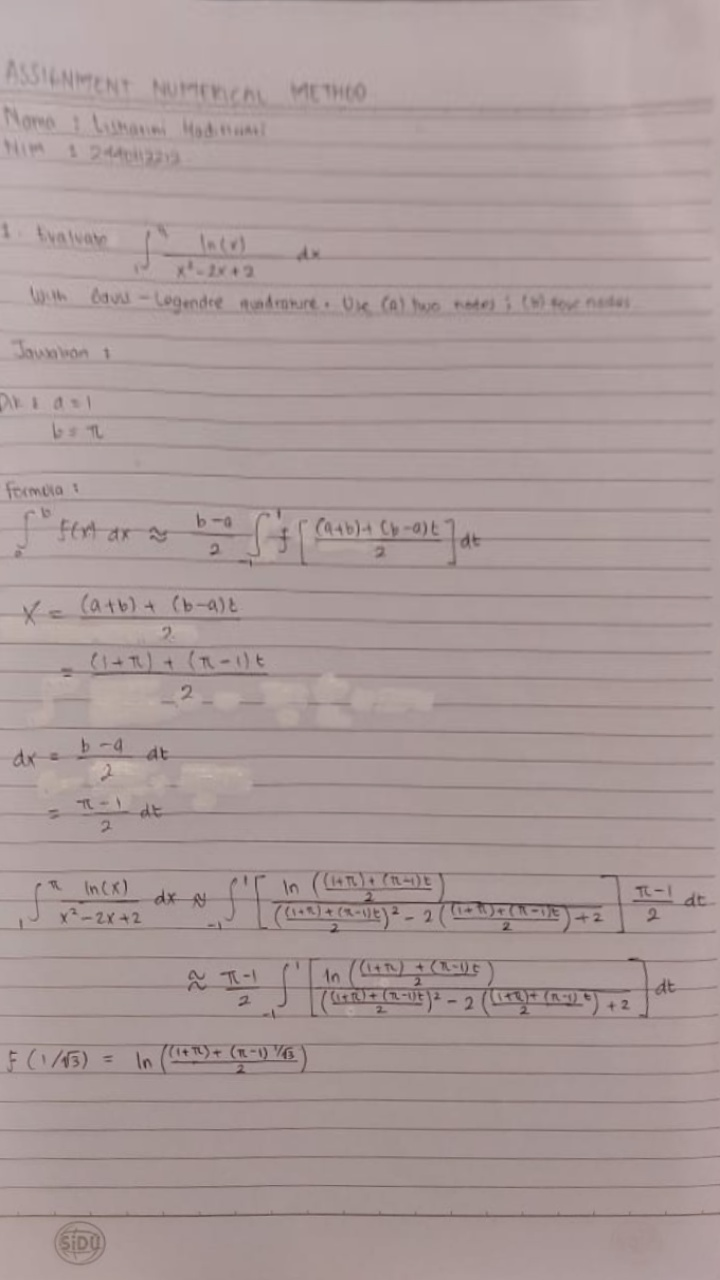
#> input picture Scanned/myImage0.jpg, 720 x 1280 px, given in place of the camera
$ python main.py
#> lines starting #> are read from the running program, lines starting #| are printed output that depends on the picture; after the words box and inside, x2 and y2 are one past the last pixel; in counts of white or black regions, pixels touching at a corner belong together
### utlis.py
import cv2
import numpy as np


## TO STACK ALL THE IMAGES IN ONE WINDOW
def stackImages(imgArray, scale, lables=[]):
    rows = len(imgArray)
    cols = len(imgArray[0])
    rowsAvailable = isinstance(imgArray[0], list)
    width = imgArray[0][0].shape[1]
    height = imgArray[0][0].shape[0]
    if rowsAvailable:
        for x in range(0, rows):
            for y in range(0, cols):
                imgArray[x][y] = cv2.resize(imgArray[x][y], (0, 0), None, scale, scale)
                if len(imgArray[x][y].shape) == 2: imgArray[x][y] = cv2.cvtColor(imgArray[x][y], cv2.COLOR_GRAY2BGR)
        imageBlank = np.zeros((height, width, 3), np.uint8)
        hor = [imageBlank] * rows
        hor_con = [imageBlank] * rows
        for x in range(0, rows):
            hor[x] = np.hstack(imgArray[x])
            hor_con[x] = np.concatenate(imgArray[x])
        ver = np.vstack(hor)
        ver_con = np.concatenate(hor)
    else:
        for x in range(0, rows):
            imgArray[x] = cv2.resize(imgArray[x], (0, 0), None, scale, scale)
            if len(imgArray[x].shape) == 2: imgArray[x] = cv2.cvtColor(imgArray[x], cv2.COLOR_GRAY2BGR)
        hor = np.hstack(imgArray)
        hor_con = np.concatenate(imgArray)
        ver = hor
    if len(lables) != 0:
        eachImgWidth = int(ver.shape[1] / cols)
        eachImgHeight = int(ver.shape[0] / rows)
        print(eachImgHeight)
        for d in range(0, rows):
            for c in range(0, cols):
                cv2.rectangle(ver, (c * eachImgWidth, eachImgHeight * d),
                              (c * eachImgWidth + len(lables[d]) * 13 + 27, 30 + eachImgHeight * d), (255, 255, 255),
                              cv2.FILLED)
                cv2.putText(ver,lables[d][c],(eachImgWidth*c+10,eachImgHeight*d+20),cv2.FONT_HERSHEY_COMPLEX,0.7,(255,0,255),2)

    return ver


# [12 lines left out: function reorder, not called in this run]


def biggestContour(contours):
    biggest = np.array([])
    max_area = 0
    for i in contours:
        area = cv2.contourArea(i)
        if area > 5000:
            peri = cv2.arcLength(i, True)
            approx = cv2.approxPolyDP(i, 0.02 * peri, True)
            if area > max_area and len(approx) == 4:
                biggest = approx
                max_area = area
    return biggest, max_area


# [7 lines left out: function drawRectangle, not called in this run]


def nothing(x):
    pass


def initializeTrackbars(intialTracbarVals=0):
    cv2.namedWindow("Trackbars")
    cv2.resizeWindow("Trackbars", 360, 240)
    cv2.createTrackbar("Threshold1", "Trackbars", 200, 255, nothing)
    cv2.createTrackbar("Threshold2", "Trackbars", 200, 255, nothing)


def valTrackbars():
    Threshold1 = cv2.getTrackbarPos("Threshold1", "Trackbars")
    Threshold2 = cv2.getTrackbarPos("Threshold2", "Trackbars")
    src = Threshold1, Threshold2
    return src

### main.py
import numpy as np
import cv2
import utlis

########################################################################
webCamFeed = False
cap = cv2.VideoCapture(0)
cap.set(10, 160)
heightImg = 1280
widthImg = 720
########################################################################

val = input("Do you want to use Camera ? (Y/N) \n")
#> the answer given: y
if val == 'Y' or val == 'y' :
    webCamFeed = True
elif val == 'N' or val == 'n':
    print("Put the image file in same folder as the exe")
    pathImage = input("Enter file name (EX:1.jpg) : ")

utlis.initializeTrackbars()
count = 0

while True:

    if webCamFeed:
        success, img = cap.read()
#> img is the input picture: shape (1280, 720, 3); mean B, G, R 152.6, 153.4, 169.4
    else:
        img = cv2.imread(pathImage)
    img = cv2.resize(img, (widthImg, heightImg))
    imgBlank = np.zeros((heightImg, widthImg, 3), np.uint8)
    imgGray = cv2.cvtColor(img, cv2.COLOR_BGR2GRAY)
    imgBlur = cv2.GaussianBlur(imgGray, (5, 5), 1)
    thres = utlis.valTrackbars()
    imgThreshold = cv2.Canny(imgBlur, thres[0], thres[1])
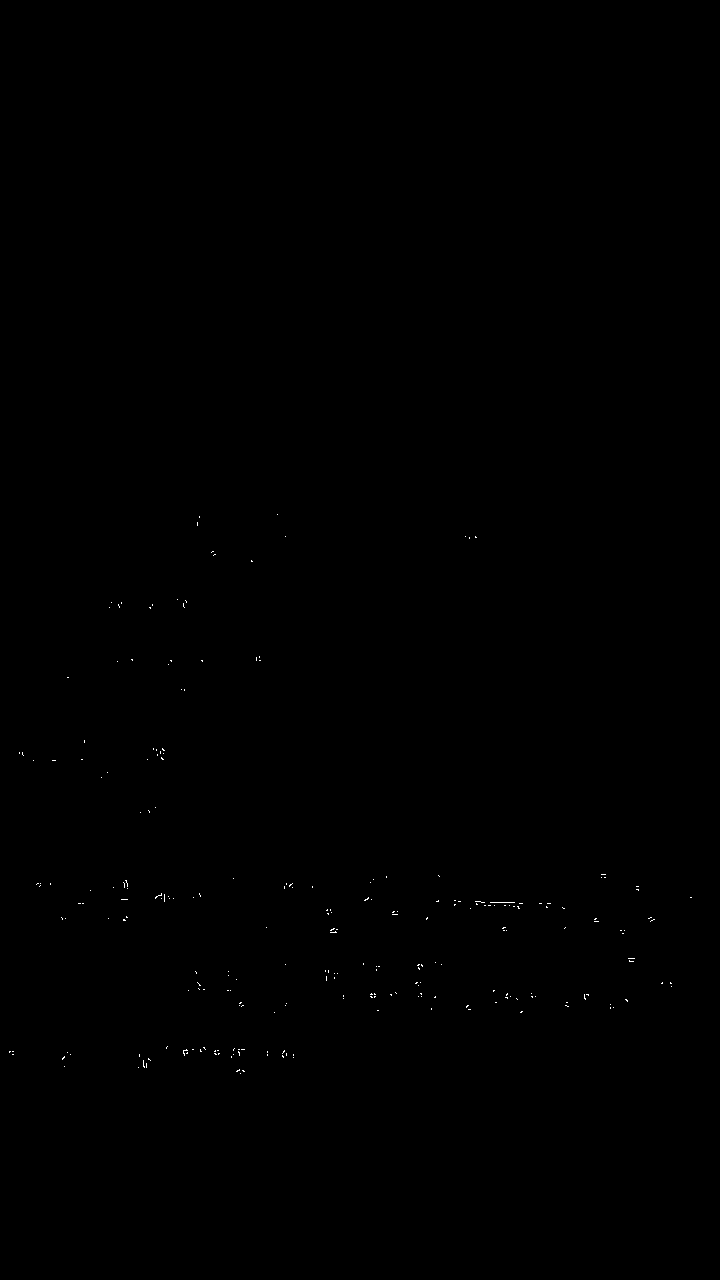
#> imgThreshold: shape (1280, 720); 0.08% white in thin lines or dots, all inside (x1, y1, x2, y2) = (9, 514, 692, 1074)
    kernel = np.ones((5, 5))
    imgDial = cv2.dilate(imgThreshold, kernel, iterations=2)
#> imgDial: shape (1280, 720); 1.8% white; 100 white regions, largest, box (x1, y1, x2, y2) and area: (466, 897, 527, 913) 756, (179, 1043, 224, 1060) 562, (143, 744, 169, 764) 413
    imgThreshold = cv2.erode(imgDial, kernel, iterations=1)
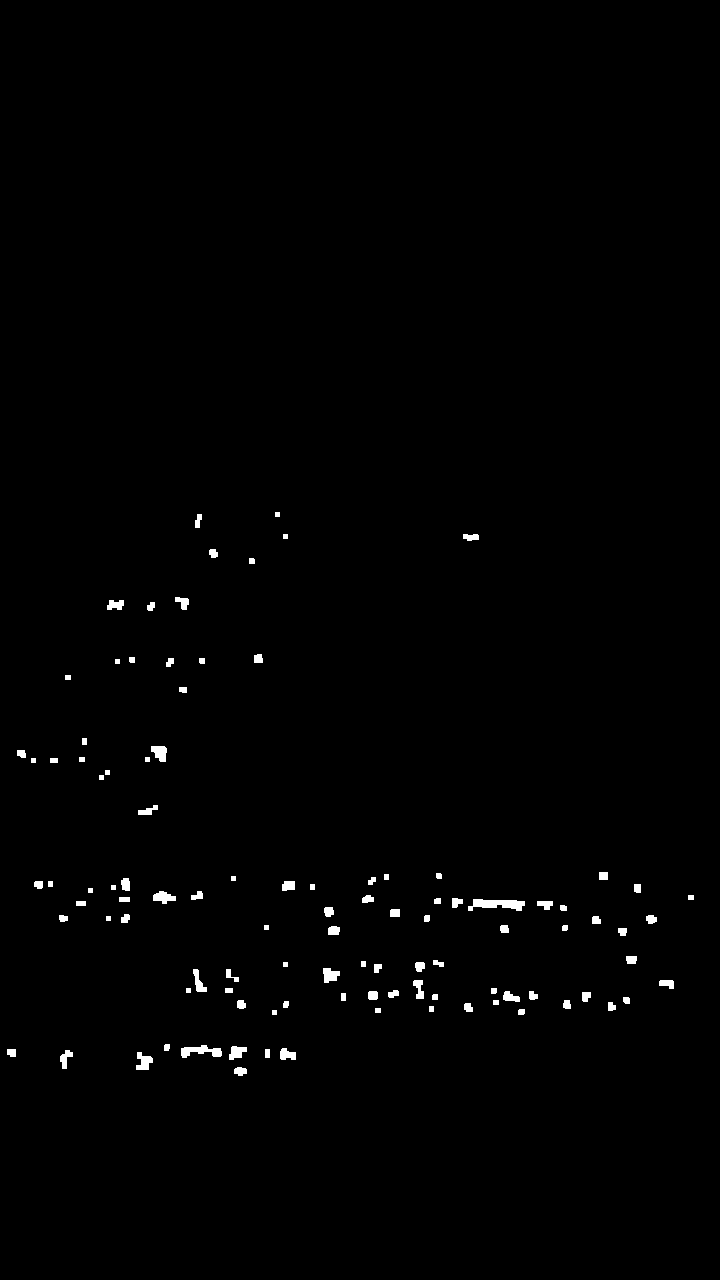
#> imgThreshold: shape (1280, 720); 0.8% white; 104 white regions

    ## FIND ALL COUNTOURS
    imgContours = img.copy()
    imgBigContour = img.copy()
    contours, hierarchy = cv2.findContours(imgThreshold, cv2.RETR_EXTERNAL,
                                           cv2.CHAIN_APPROX_SIMPLE)
#> contours = 104 contours, 15 with area under 20; largest, box (x1, y1, x2, y2) and area: (468, 899, 525, 911) 366, (181, 1045, 222, 1058) 244, (151, 746, 167, 762) 160, (136, 1052, 153, 1070) 159, (153, 891, 176, 904) 158
    cv2.drawContours(imgContours, contours, -1, (0, 255, 0), 10)
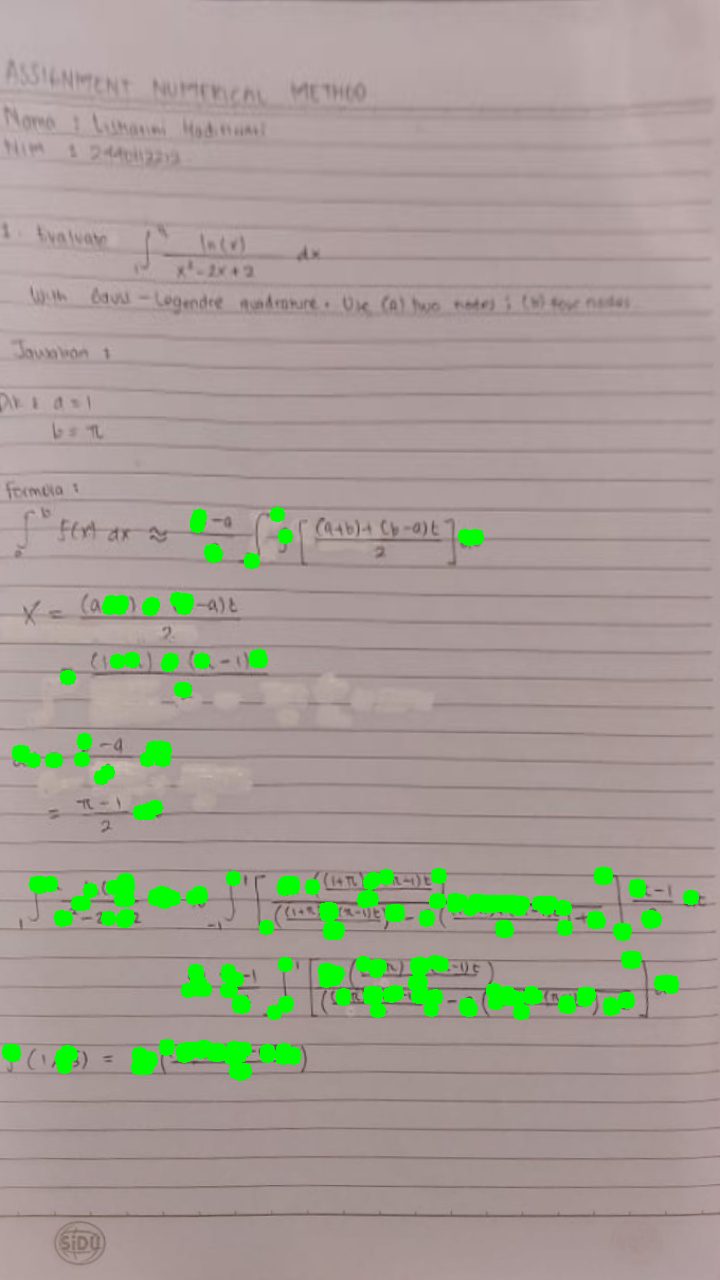
#> imgContours: shape (1280, 720, 3); 3.35% of pixels changed, all inside (x1, y1, x2, y2) = (2, 507, 699, 1081)

    # FIND THE BIGGEST COUNTOUR
    biggest, maxArea = utlis.biggestContour(contours)
#> the loop in biggestContour, `for i in contours:` made 104 passes
#> area on passes 1, 2, 3, 5, 6, 7, 8, 9, 11, 14, 15, 16: 73, 159, 104, 50.5, 117.5, 140.5, 244, 28, 29, 52.5, 45, 27
#> (i, area) on passes 4, 12, 13, 18, 22, 29: ([[265, 1049], [265, 1057], [269, 1057], [269, 1049]], 32), ([[375, 1008], [375, 1012], [380, 1012], [380, 1008]], 20), ([[429, 1006], [429, 1011], [433, 1011], [433, 1006]], 20), ([[493, 1000], [493, 1004], [498, 1004], [498, 1000]], 20), ([[341, 993], [341, 1000], [345, 1000], [345, 993]], 28), ([[225, 988], [225, 992], [232, 992], [232, 988]], 28)
#> after the loop in biggestContour, `for i in contours:`: biggest = empty array; max_area = 0
#> biggest = empty array; maxArea = 0
    if biggest.size != 0:
        biggest = utlis.reorder(biggest)
        cv2.drawContours(imgBigContour, biggest, -1, (0, 255, 0), 20)
        imgBigContour = utlis.drawRectangle(imgBigContour, biggest, 2)
        pts1 = np.float32(biggest)
        pts2 = np.float32([[0, 0], [widthImg, 0], [0, heightImg], [widthImg, heightImg]])
        matrix = cv2.getPerspectiveTransform(pts1, pts2)
        imgWarpColored = cv2.warpPerspective(img, matrix, (widthImg, heightImg))

        # REMOVE 20 PIXELS FORM EACH SIDE
        imgWarpColored = imgWarpColored[20:imgWarpColored.shape[0] - 20, 20:imgWarpColored.shape[1] - 20]
        imgWarpColored = cv2.resize(imgWarpColored, (widthImg, heightImg))

        # APPLY ADAPTIVE THRESHOLD
        imgWarpGray = cv2.cvtColor(imgWarpColored, cv2.COLOR_BGR2GRAY)
        imgAdaptiveThre = cv2.adaptiveThreshold(imgWarpGray, 255, 1, 1, 7, 2)
        imgAdaptiveThre = cv2.bitwise_not(imgAdaptiveThre)
        imgAdaptiveThre = cv2.medianBlur(imgAdaptiveThre, 3)

        # Image Array for Display
        imageArray = ([img, imgGray, imgThreshold, imgContours],
                      [imgBigContour, imgWarpColored, imgWarpGray, imgAdaptiveThre])

    else:
        imageArray = ([img, imgGray, imgThreshold, imgContours],
                      [imgBlank, imgBlank, imgBlank, imgBlank])

    # LABELS FOR DISPLAY
    lables = [["Original", "Gray", "Threshold", "Contours"],
              ["Biggest Contour", "Warp Prespective", "Warp Gray", "Adaptive Threshold"]]

    stackedImage = utlis.stackImages(imageArray, 0.75, lables)
#> in stackImages, `rows = len(imgArray)`: rows = 2
#> in stackImages, `cols = len(imgArray[0])`: cols = 4
#> in stackImages, `rowsAvailable = isinstance(imgArray[0], list)`: rowsAvailable = True
#> in stackImages, `hor = [imageBlank] * rows`: hor = 2 items
#> in stackImages, `ver = np.vstack(hor)`:
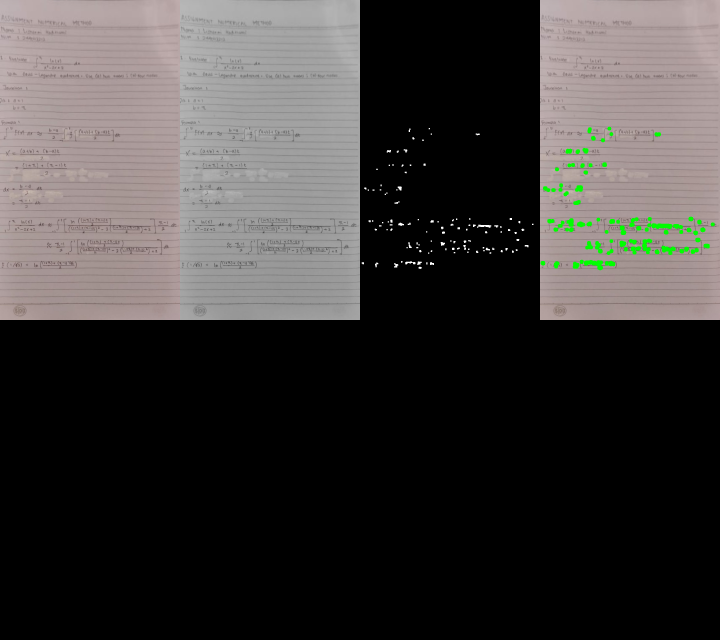
#> ver: shape (1920, 2160, 3) (shown at 1/3 size); mean of channels 0, 1, 2 57.6, 58.9, 61.7; drawn as B, G, R
#> in stackImages, `eachImgWidth = int(ver.shape[1] / cols)`: eachImgWidth = 540
#> in stackImages, `eachImgHeight = int(ver.shape[0] / rows)`: eachImgHeight = 960
#| 960
    screenSize = (1280, 720)
    stackedImage = cv2.resize(stackedImage, screenSize)
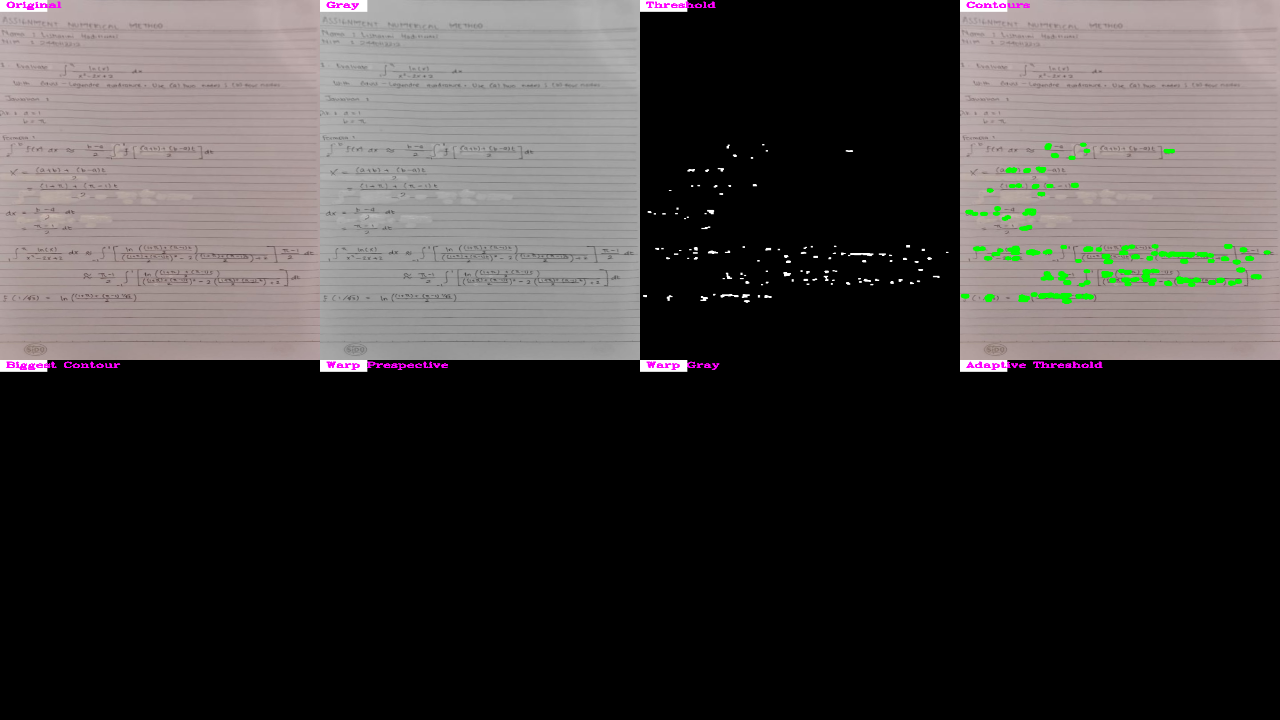
#> stackedImage: shape (720, 1280, 3); mean of channels 0, 1, 2 58.8, 59.5, 62.9; drawn as B, G, R
    cv2.imshow("Result", stackedImage)

    # SAVE IMAGE WHEN 's' key is pressed
    if cv2.waitKey(1) & 0xFF == ord('s'):
#> (key Esc is pressed here)
        cv2.imwrite("Scanned/myImage" + str(count) + ".jpg", imgWarpColored)
        cv2.rectangle(stackedImage, ((int(stackedImage.shape[1] / 2) - 230), int(stackedImage.shape[0] / 2) + 50),
                      (1100, 350), (0, 255, 0), cv2.FILLED)
        cv2.putText(stackedImage, "Scan Saved", (int(stackedImage.shape[1] / 2) - 200, int(stackedImage.shape[0] / 2)),
                    cv2.FONT_HERSHEY_DUPLEX, 3, (0, 0, 255), 5, cv2.LINE_AA)

        cv2.imshow('Result', stackedImage)
        cv2.waitKey(300)
        count += 1
        break
